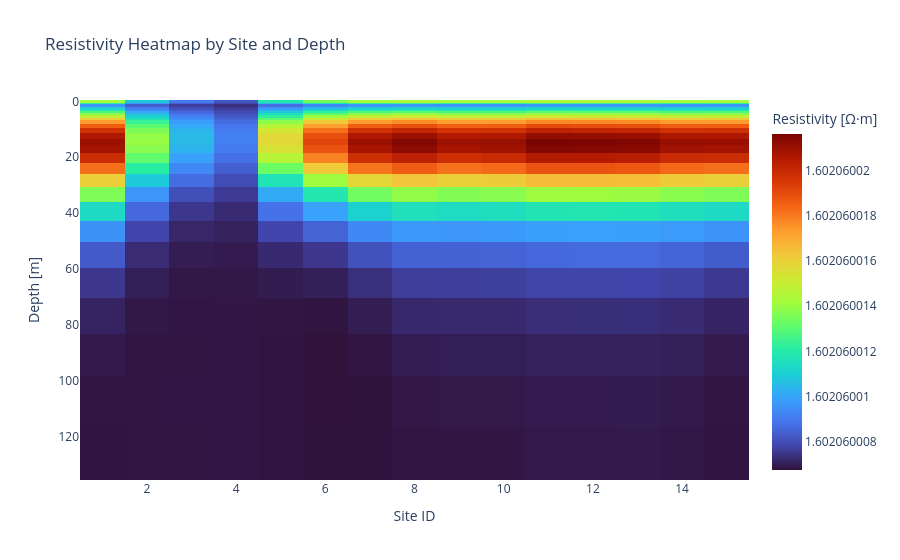

This figure's notebook cell:
### Code cell
import numpy as np
import plotly.express as px

# Pivot the melted DataFrame
df_layers_long['log_resistivity'] = np.log10(df_layers_long['resistivity'])

heatmap_df = df_layers_long.pivot_table(
    index='depth', columns='site_id', values='log_resistivity'
)

# Sort depth so it increases downward
heatmap_df = heatmap_df.sort_index(ascending=True)

fig = px.imshow(
    heatmap_df,
    aspect='auto',
    origin='lower',
    color_continuous_scale='turbo',
    labels={'x': 'Site ID', 'y': 'Depth [m]', 'color': 'Resistivity [Ω·m]'},
    title='Resistivity Heatmap by Site and Depth',
    zmin=heatmap_df.min().min(),
    zmax=heatmap_df.max().max(),
)

fig.update_yaxes(autorange="reversed")
fig.show()

### Figure 1 — Plotly figure (JSON) as saved in the notebook; plotly's stock layout.template omitted (floating-point values rounded to 4 significant figures; data arrays with more than 128 entries replaced by an {"elided": "..."} marker saying what was removed)
{"data": [{"coloraxis": "coloraxis", "hovertemplate": "Site ID: %{x}<br>Depth [m]: %{y}<br>Resistivity [Ω·m]: %{z}<extra></extra>", "name": "0", "type": "heatmap", "x": [1.0, 2.0, 3.0, 4.0, 5.0, 6.0, 7.0, 8.0, 9.0, 10.0, 11.0, 12.0, 13.0, 14.0, 15.0], "xaxis": "x", "y": [0.0, 1.0, 1.181, 1.396, 1.649, 1.948, 2.302, 2.719, 3.213, 3.796, 4.485, 5.298, 6.26, 7.395, 8.737, 10.32, 12.2, 14.41, 17.02, 20.11, 23.76, 28.07, 33.17, 39.18, 46.29, 54.69, 64.62, 76.34, 90.19, 106.6, 125.9], "yaxis": "y", "z": {"elided": "31x15 float values"}}], "layout": {"coloraxis": {"cmax": 1.602, "cmin": 1.602, "colorbar": {"title": {"text": "Resistivity [Ω·m]"}}, "colorscale": [[0, "#30123b"], [0.07143, "#4145ab"], [0.1429, "#4675ed"], [0.2143, "#39a2fc"], [0.2857, "#1bcfd4"], [0.3571, "#24eca6"], [0.4286, "#61fc6c"], [0.5, "#a4fc3b"], [0.5714, "#d1e834"], [0.6429, "#f3c63a"], [0.7143, "#fe9b2d"], [0.7857, "#f36315"], [0.8571, "#d93806"], [0.9286, "#b11901"], [1, "#7a0402"]]}, "title": {"text": "Resistivity Heatmap by Site and Depth"}, "xaxis": {"anchor": "y", "domain": [0, 1], "title": {"text": "Site ID"}}, "yaxis": {"anchor": "x", "autorange": "reversed", "domain": [0, 1], "title": {"text": "Depth [m]"}}}}
